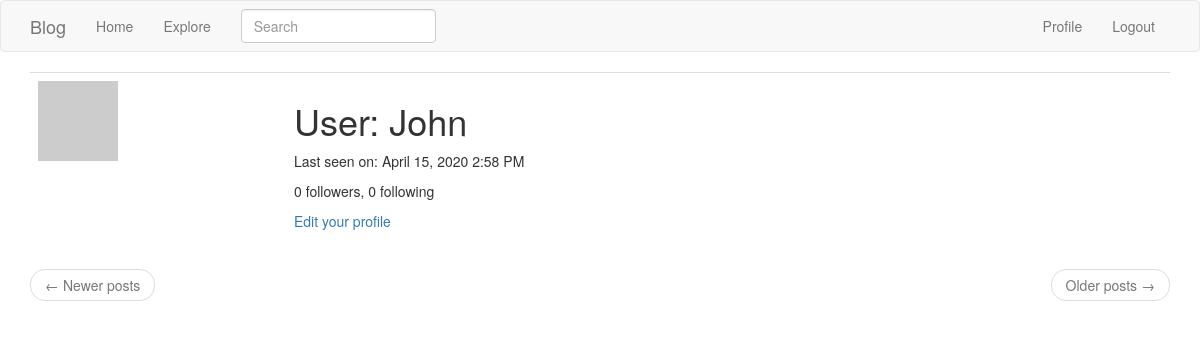
Page /user/John (signed in) on the earlier database version.
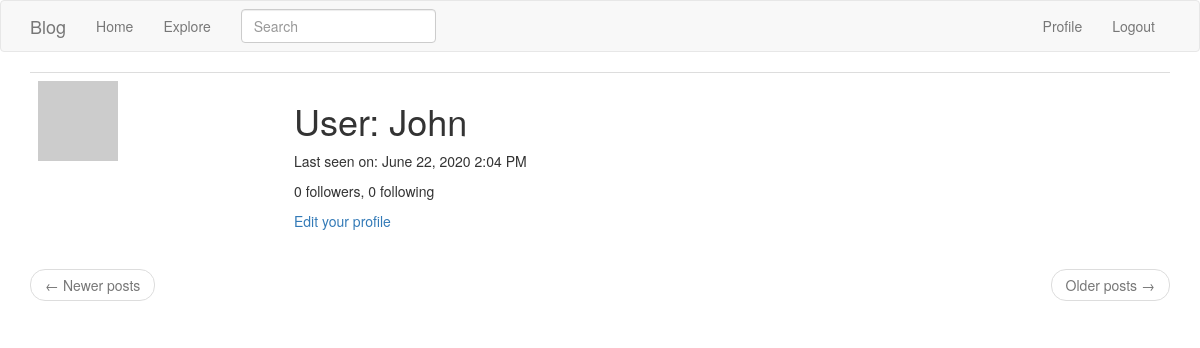
Same page on the later database version.
### app/models.py (models this page shows, shortened)
class User(UserMixin, db.Model):
    id = db.Column(db.Integer, primary_key=True)
    username = db.Column(db.String(64), index=True, unique=True)
    email = db.Column(db.String(120), index=True, unique=True)
    password_hash = db.Column(db.String(128))
    posts = db.relationship("Post", backref="author", lazy="dynamic")
    about_me = db.Column(db.String(140))
    last_seen = db.Column(db.DateTime, default=datetime.utcnow)
    followed = db.relationship(
        "User",
        secondary=followers,
        primaryjoin=(followers.c.follower_id == id),
        secondaryjoin=(followers.c.followed_id == id),
        backref=db.backref("followers", lazy="dynamic"),
        lazy="dynamic",
    )
    def avatar(self, size):
        digest = md5(self.email.lower().encode("utf-8")).hexdigest()
        return "https://www.gravatar.com/avatar/{}?d=identicon&s={}".format(
            digest, size
        )

### app/main/routes.py (the view)
@bp.route("/user/<username>")
@login_required
def user(username):
    user = User.query.filter_by(username=username).first_or_404()
    page = request.args.get("page", 1, type=int)
    posts = user.posts.order_by(Post.timestamp.desc()).paginate(
        page, current_app.config["POSTS_PER_PAGE"], False
    )
    next_url = (
        url_for("main.user", username=user.username, page=posts.next_num)
        if posts.has_next
        else None
    )
    prev_url = (
        url_for("main.user", username=user.username, page=posts.prev_num)
        if posts.has_prev
        else None
    )
    form = EmptyForm()
    return render_template(
        "user.html",
        user=user,
        posts=posts.items,
        next_url=next_url,
        prev_url=prev_url,
        form=form,
    )

### app/main/forms.py
class SearchForm(FlaskForm):
    q = StringField(_l("Search"), validators=[DataRequired()])
    def __init__(self, *args, **kwargs):
        if "formdata" not in kwargs:
            kwargs["formdata"] = request.args
        if "csrf_enabled" not in kwargs:
            kwargs["csrf_enabled"] = False
        super(SearchForm, self).__init__(*args, **kwargs)

class EmptyForm(FlaskForm):
    submit = SubmitField("Submit")

### app/main/routes.py (called while the page is built)
@bp.before_app_request
def before_request():
    if current_user.is_authenticated:
        current_user.last_seen = datetime.utcnow()
        db.session.commit()
        g.search_form = SearchForm()
    g.locale = str(get_locale())

### app/models.py (called while the page is built)
@login.user_loader
def load_user(id):
    return User.query.get(int(id))

    @classmethod
    def before_commit(cls, session):
        session._changes = {
            "add": list(session.new),
            "update": list(session.dirty),
            "delete": list(session.deleted),
        }

    @classmethod
    def after_commit(cls, session):
        for obj in session._changes["add"]:
            if isinstance(obj, SearchableMixin):
                add_to_index(obj.__tablename__, obj)
        for obj in session._changes["update"]:
            if isinstance(obj, SearchableMixin):
                add_to_index(obj.__tablename__, obj)
        for obj in session._changes["delete"]:
            if isinstance(obj, SearchableMixin):
                remove_from_index(obj.__tablename__, obj)
        session._changes = None

### app/templates/user.html (shortened to what this page needs)
{% extends "base.html" %}
{% block app_content %}
    <table class="table table-hover">
        <tr>
            <td width="256px"><img src="{{ user.avatar(256) }}"></td>
            <td>
                <h1>{{ _('User') }}: {{ user.username }}</h1>
                {% if user.last_seen %}
                <p>{{ _('Last seen on') }}: {{ moment(user.last_seen).format('LLL') }}</p>
                {% endif %}
                <p>{{ _('%(count)d followers', count=user.followers.count()) }}, {{ _('%(count)d following', count=user.followed.count()) }}</p>
                {% if user == current_user %}
                <p><a href="{{ url_for('main.edit_profile') }}">{{ _('Edit your profile') }}</a></p>
                {% endif %}
            </td>
        </tr>
    </table>
    <nav aria-label="...">
        <ul class="pager">
            <li class="previous{% if not prev_url %} disabled{% endif %}">
                <a href="{{ prev_url or '#' }}">
                    <span aria-hidden="true">&larr;</span> {{ _('Newer posts') }}
                </a>
            </li>
            <li class="next{% if not next_url %} disabled{% endif %}">
                <a href="{{ next_url or '#' }}">
                    {{ _('Older posts') }} <span aria-hidden="true">&rarr;</span>
                </a>
            </li>
        </ul>
    </nav>
{% endblock %}

### app/templates/base.html (shortened to what this page needs)
{% extends 'bootstrap/base.html' %}
{% block navbar %}
    <nav class="navbar navbar-default">
        <div class="container">
            <div class="navbar-header">
                <a class="navbar-brand" href="{{ url_for('main.index') }}">Blog</a>
            </div>
            <div class="collapse navbar-collapse" id="bs-example-navbar-collapse-1">
                <ul class="nav navbar-nav">
                    <li><a href="{{ url_for('main.index') }}">{{ _('Home') }}</a></li>
                    <li><a href="{{ url_for('main.explore') }}">{{ _('Explore') }}</a></li>
                </ul>
                {% if g.search_form %}
                <form class="navbar-form navbar-left" method="get" action="{{ url_for('main.search') }}">
                    <div class="form-group">
                        {{ g.search_form.q(size=20, class='form-control', placeholder=g.search_form.q.label.text) }}
                    </div>
                </form>
                {% endif %}
                <ul class="nav navbar-nav navbar-right">
                    {% if current_user.is_anonymous %}
                    <li><a href="{{ url_for('auth.login') }}">{{ _('Login') }}</a></li>
                    {% else %}
                    <li><a href="{{ url_for('main.user', username=current_user.username) }}">{{ _('Profile') }}</a></li>
                    <li><a href="{{ url_for('auth.logout') }}">{{ _('Logout') }}</a></li>
                    {% endif %}
                </ul>
            </div>
        </div>
    </nav>
{% endblock %}
{% block content %}
    <div class="container">
        {% block app_content %}{% endblock %}
    </div>
{% endblock %}

Differences in the rows shown:
changed User "John": last_seen "April 15, 2020 2:58 PM" → "June 22, 2020 2:04 PM"
